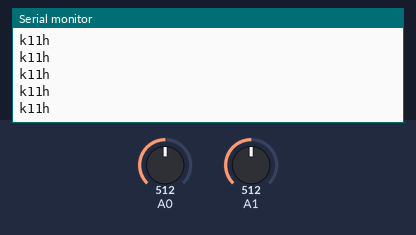
Bench run of a sketch on a simulated Arduino Uno, built with avr-gcc and run on an emulated ATmega328P. Parts: the last lines printed to the serial monitor. Inputs (shaded band) come from the test bench; at power-on: A0 = 512, A1 = 512.

Above: at 1.2 s.
1.3 s: A0 set to 440
At 1.47 s:
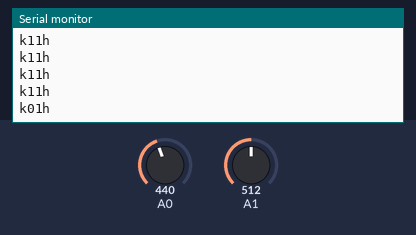
2.8 s: A1 set to 306
At 2.82 s:
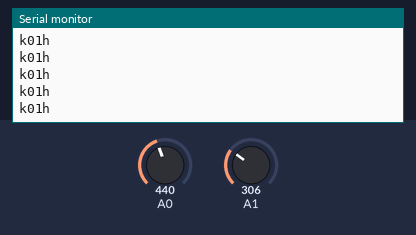
4.3 s: A0 set to 460
At 4.39 s:
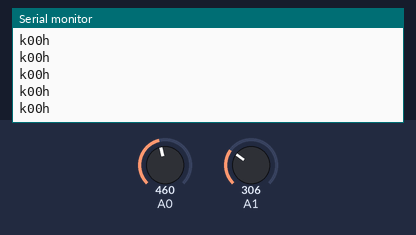
5.8 s: A1 set to 900
At 5.85 s:
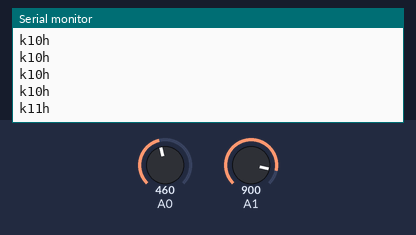
Timing chart, 0 to 8.3 s (numbered marks = the images above; inputs shaded):
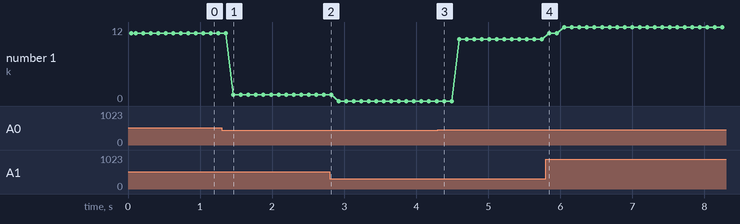

Measured:
- after the input at 1.3 s, the serial monitor: prints a new line after 0.16 s (image 1)
- after the input at 5.8 s, the serial monitor: prints a new line after 0.05 s (image 4)
- plotted number 1: 11 → 1 after the input at 1.3 s, 1 → 0 after the input at 2.8 s, 0 → 10 after the input at 4.3 s, 10 → 12 after the input at 5.8 s

The sketch:

conversorad.ino
```cpp
float leitura;
 int anaUmAnt;
 int anaDoisAnt;

 int reservaum = 0;
int reservadois = 0;
int reservatres = 0;

 int reservaumB = 0;
int reservadoisB = 0;
int reservatresB = 0;

int analiseUm = 1;
int analiseDois = 1;
int valorenvioUm = 500;
int valorenvioDois = 500;

int enviaA = -1;
int enviaB = -1;

 void setup()
{
  Serial.begin(9600);
  Serial.println("Leitura do potenciometro");
  Serial.println("Valor        Volts");
}

void loop() {
  int anaUm = analogRead(A0);
  int anaDois = analogRead(A1);

  if(anaDois != anaDoisAnt || anaUm != anaDoisAnt){

  if(anaUm != anaUmAnt){
    if(analiseUm == 1){
      reservaum = anaUm;
    }else if(analiseUm == 2){

      reservadois = anaUm;
    }else{
      reservatres = anaUm;
      analiseUm = 1;

      valorenvioUm = reservaum + reservadois + reservatres;
      valorenvioUm = valorenvioUm/3;


    }

    analiseUm++;

  }

  if(anaDois != anaDoisAnt){
    if(analiseDois == 1){
      reservaumB = anaDois;
    }else if(analiseDois == 2){
      reservadoisB = anaDois;
    }else{
      reservatresB = anaDois;
      analiseDois = 1;

      valorenvioDois = reservaumB + reservadoisB + reservatresB;
      valorenvioDois = valorenvioDois/3;

    }


    analiseDois++;

  }

  if(valorenvioUm > 650){
        enviaA = 2;
      }else if(valorenvioUm < 473){
        enviaA = 0;
      }else{
        enviaA = 1;
      }

      if(valorenvioDois > 650){
        enviaB = 2;
      }else if(valorenvioDois < 450){
        enviaB = 0;
      }else{
        enviaB = 1;
      }
    //Serial.print(valorenvioUm);
    Serial.print("k");
    delay(1);
    Serial.print(enviaA);
    delay(1);
    Serial.print(enviaB);
    delay(1);
    Serial.print("h");
    delay(1);
    Serial.print("\n");


  }


  delay(100);

}
```
